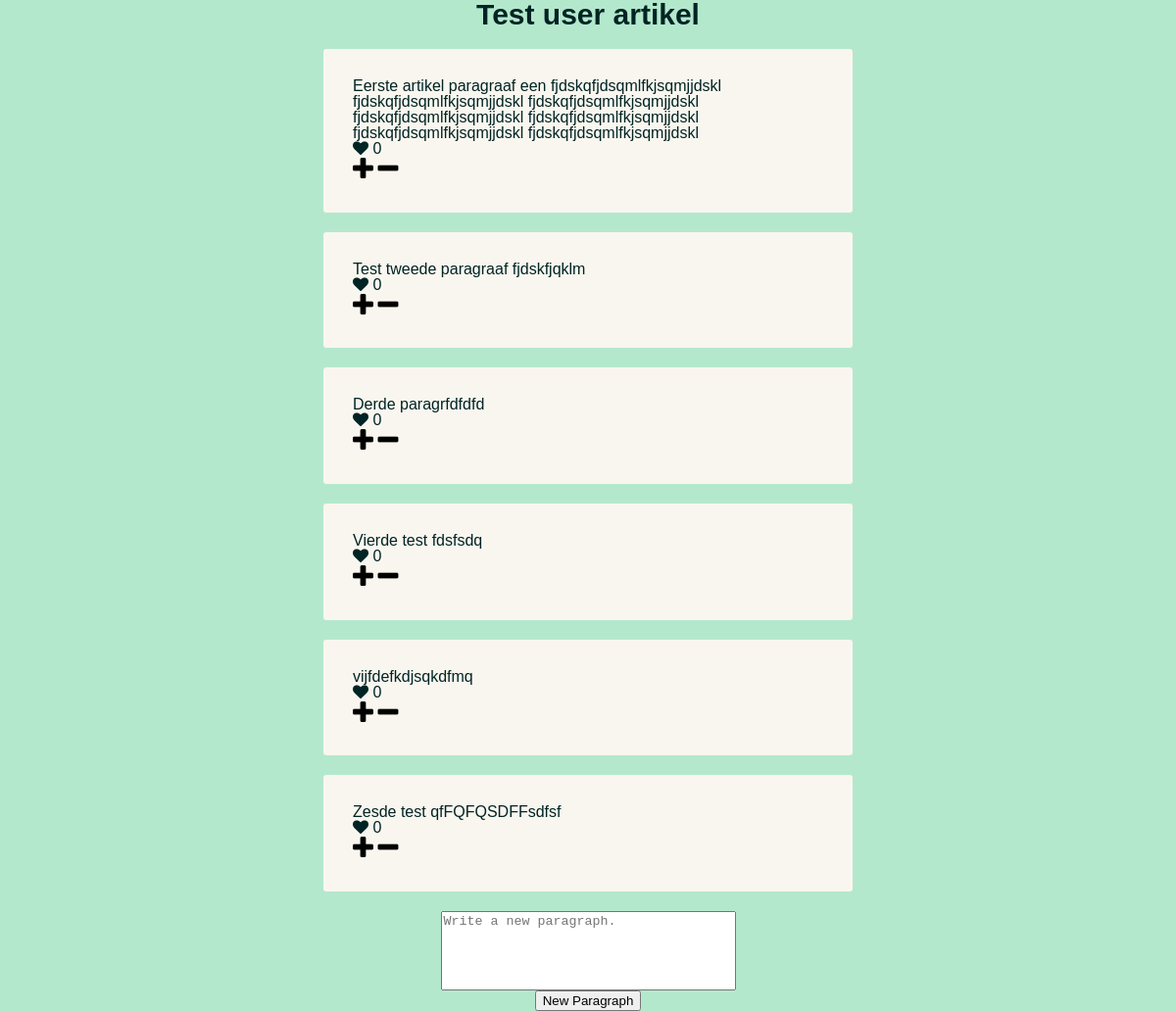
/articles/1/ (signed in), run on the app's committed database.
### articles/models.py (models this page shows, shortened)
class Article(models.Model):
    def was_published_recently(self):
        return self.pub_date >= timezone.now() - datetime.timedelta(days=1)
    was_published_recently.admin_order_field = 'pub_date'
    was_published_recently.boolean = True
    was_published_recently.short_description = 'Published recently?'
    title = models.CharField(max_length=200)
    pub_date = models.DateTimeField('date published')
    version = models.IntegerField(default=1)
    author = models.ForeignKey(Contributor)

class Paragraph(models.Model):
    article = models.ForeignKey(Article)
    text = models.CharField(max_length=9999)
    rating = models.IntegerField(default=0)
    author = models.ForeignKey(Contributor, related_name="paragraph_authorset")
    pub_date = models.DateTimeField('date published')

### articles/views.py (the view, shortened to what this page needs)
# urls.py: url(r'^(?P<pk>\d+)/$', views.detail, name='detail'),
def detail(request, pk):
    class Articledata(object):
        def __init__(self, **kwargs):
            self.__dict__.update(kwargs)
    class Paragraphdata(object):
        def __init__(self, **kwargs):
            self.__dict__.update(kwargs)
    article = Article.objects.get(pk=pk)
    articleData = Articledata(article = article,
            isAuthor = article.author == request.user.email,
            hasLiked = True,
            paragraphs = [])
    try:
        Article_Likes.objects.get(user=request.user.email,
                                  article=article)
    except ObjectDoesNotExist:
        articleData.hasLiked = False
    paragraphs = Paragraph.objects.filter(article=article).order_by('-rating')
    for p in paragraphs:
        paragraphData = Paragraphdata(paragraph = p,
                                      isAuthor = p.author == request.user.email,
                                      hasLiked = True)
        try:
            Paragraph_Likes.objects.get(user=request.user.email,
                                        paragraph=p)
        except ObjectDoesNotExist:
            paragraphData.hasLiked = False
        articleData.paragraphs.append(paragraphData)
    tags = Tags.objects.all().order_by('name')
    if request.method == 'GET':
        return render(request, 'articles/detail.html', {'articleData': articleData,
                                                    'tags': tags})
    elif request.method == 'POST':
        return render_to_response('articles/detail.html', {'articleData': articleData,
                                                    'tags': tags}, context_instance=RequestContext(request))

### articles/templates/articles/detail.html (shortened to what this page needs)
<!DOCTYPE html PUBLIC "-//W3C//DTD XHTML 1.0 Transitional//EN"
        "http://www.w3.org/TR/xhtml1/DTD/xhtml1-transitional.dtd">
<html xmlns="http://www.w3.org/1999/xhtml">
<head>
    <link rel="stylesheet" href="{{STATIC_URL}}css/font-awesome.min.css">
    <link rel="stylesheet" type="text/css" href="{{STATIC_URL}}css/detail.css">
</head>
<body>
<div id="detail">
    <h1>{{articleData.article.title}}</h1>
        {% for paragraph in articleData.paragraphs %}
        <div id="content">
                <div id="paragraph">
                    <p>{{paragraph.paragraph.text}}</p>
                </div>
                <div id="rating">
                    <i class="fa fa-heart"></i> {{paragraph.paragraph.rating}}
                    <br>
                    <form method="post">
                        <button class="rating" type="submit" name="score" value="good"><i class="fa fa-plus fa-2x"></i></button>
                        <button class="rating" type="submit" name="score" value="bad"><i class="fa fa-minus fa-2x"></i></button>
                    </form>
                </div>
        </div>
    {% endfor %}
    <form id="formparagraph" method="post">
        <textarea name="new_paragraph" maxlength="400" placeholder="Write a new paragraph." rows="5" cols="35"></textarea>
        <br>
        <input type="submit" value="New Paragraph">
    </form>
</div>
</body>
</html>

### static/css/detail.css (style rules this page uses)
html, body, div, span, object, iframe, h1, h2, h3, h4, h5, h6, p, blockquote, pre, abbr, address, cite, code, del, dfn, em, img, ins, kbd, q, samp, small, strong, sub, sup, var, b, i, dl, dt, dd, ol, ul, li, fieldset, form, label, legend, table, caption, tbody, tfoot, thead, tr, th, td, article, aside, canvas, details, figcaption, figure, footer, header, hgroup, menu, nav, section, summary, time, mark, audio, video { margin: 0; padding: 0; border: 0; outline: 0; font-size: 100%; vertical-align: baseline; background: transparent; }
body { line-height: 1; }
input, select { vertical-align: middle; }
body { background-color: #b4e8cc; color: #002424; font-family: "Century Gothic", CenturyGothic, AppleGothic, sans-serif; }
h1 { text-align: center; font-size: 30px; }
#formparagraph { width: 100%; margin: 0 auto; text-align: center; }
.rating { padding: 0; border: none; background: none; }
textarea { resize: none; height: auto; width: auto; }
#detail { width: 80%; margin: 0 auto; }
#content { width: 50%; background-color: #f9f6ef; margin: 20px auto; padding: 30px; border-radius: 3px; width: 480px; height: auto; overflow: hidden; }

### data on the page
Article: article "Test user artikel"
Paragraph: paragraph.text "Eerste artikel paragraaf een fjdskqfjdsqmlfkjsqmjjdskl fjdskqfjdsqmlfkjsqmjjdskl fjdskqfjdsqmlfkjsqmjjdskl fjdskqfjdsqmlfkjsqmjjdskl fjdskqfjdsqmlfkjsqmjjdskl fjdskqfjdsqmlfkjsqmjjdskl fjdskqfjdsqmlfkjsqmjjdskl", paragraph.rating "0"
Paragraph: paragraph.text "Test tweede paragraaf fjdskfjqklm", paragraph.rating "0"
Paragraph: paragraph.text "Derde paragrfdfdfd", paragraph.rating "0"
Paragraph: paragraph.text "Vierde test fdsfsdq", paragraph.rating "0"
Paragraph: paragraph.text "vijfdefkdjsqkdfmq", paragraph.rating "0"
Paragraph: paragraph.text "Zesde test qfFQFQSDFFsdfsf", paragraph.rating "0"
